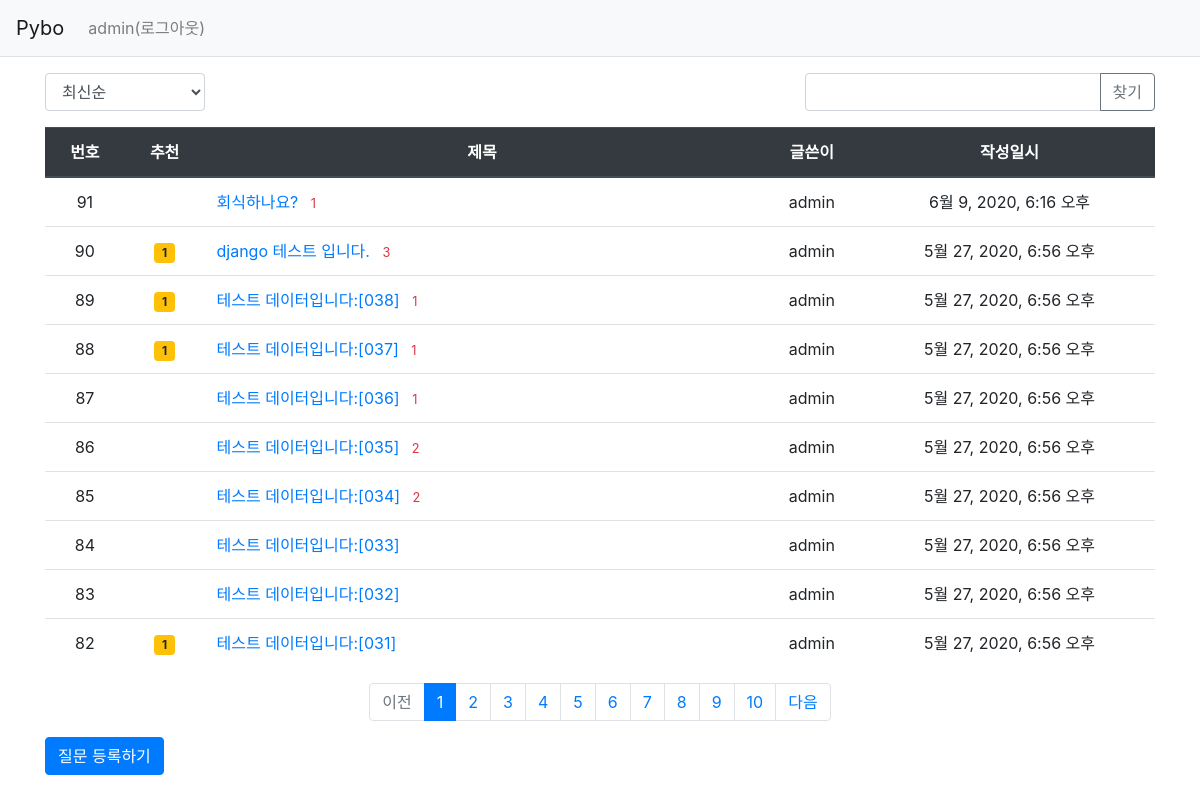
The app's page /pybo/ (signed in) with its own data.
### pybo/models.py (models this page shows, shortened)
class Question(models.Model):
    author = models.ForeignKey(User, on_delete=models.CASCADE, related_name='author_question')
    subject = models.CharField(max_length=200)
    content = models.TextField()
    create_date = models.DateTimeField()
    modify_date = models.DateTimeField(null=True, blank=True)
    voter = models.ManyToManyField(User, related_name='voter_question') #voter 추가

### pybo/views/base_views.py (the view, shortened to what this page needs)
# urls.py: path('', base_views.index, name='index'),  # '/'에 해당되는 path
def index(request):
    page = request.GET.get('page', '1') #페이지
    kw = request.GET.get('kw', '')
    so = request.GET.get('so', 'recent') #정렬기준
    if so == 'recommend':
        question_list = Question.objects.annotate(num_voter=Count('voter')).order_by('-num_voter', '-create_date')
    elif so == 'popular':
        question_list = Question.objects.annotate(num_answer=Count('answer')).order_by('-num_answer', '-create_date')
    else:  #recent
        question_list = Question.objects.order_by('-create_date')
    paginator = Paginator(question_list, 10)  # 페이지당 10개씩 보여주기
    page_obj = paginator.get_page(page)
    context = {'question_list': page_obj, 'page': page, 'kw': kw, 'so': so}  #page와 kw가 추가되었다. #so 추가
    return render(request, 'pybo/question_list.html', context)

### pybo/templatetags/pybo_filter.py (called while the page is built)
@register.filter
def sub(value, arg):
    return value - arg

### templates/pybo/question_list.html (shortened to what this page needs)
{% extends 'base.html' %}
{% load pybo_filter %}
{% block content %}
<div class ="container my-3">
    <div class="row justify-content-between my-3">
        <div class="col-2">
            <select class="form-control so">
                <option value="recent" {% if so == 'recent' %}selected{% endif %}>최신순</option>
            </select>
        </div>
        <div class="col-4 input-group">
            <input type="text" class="form-control kw" value="{{ kw|default_if_none:'' }}">
                <div class="input-group-append">
                    <button class="btn btn-outline-secondary" type="button" id="btn_search">찾기</button>
                </div>
        </div>
    </div>
    <table class="table">
        <thead>
        <tr class=" text-center thead-dark">
            <th>번호</th>
            <th>추천</th>
            <th style="width:50%">제목</th>
            <th>글쓴이</th>
            <th>작성일시</th>
        </tr>
        </thead>
        <tbody>
        {% if question_list %}
        {% for question in question_list %}
        <tr class="text-center">
            <td>
                {{ question_list.paginator.count|sub:question_list.start_index|sub:forloop.counter0|add:1}}
            </td>
            <td>
                {% if question.voter.all.count > 0 %}
                <span class="badge badge-warning px-2 py-1">{{ question.voter.all.count }}</span>
                {% endif %}
            </td>
            <td class="text-left">
                 <a href="{% url 'pybo:detail' question.id %}">{{ question.subject }}</a>
                {%  if question.answer_set.count > 0 %}
                <span class="text-danger small ml-2">{{ question.answer_set.count }}</span>
                {% endif %}
            </td>
            <td>{{ question.author.username }}</td>
            <td>{{ question.create_date }}</td>
        </tr>
        {% endfor %}
        {% else %}
        <tr>
            <td colspan="3">질문이 없습니다.</td>
        </tr>
        {% endif %}
        </tbody>
    </table>
    <ul class="pagination justify-content-center">
        {% if question_list.has_previous %}
        <li class="page-item">
            <a class="page-link" data-page="{{ question_list.previous_page_number }}" href="#">이전</a>
        </li>
        {% else %}
        <li class ="page-item disabled">
            <a class="page-link" tabindex="-1" aria-disabled="true" href="#">이전</a>
        </li>
        {% endif %}
        {% for page_number in question_list.paginator.page_range %}
        {% if question_list.number|add:-5 <= page_number <= question_list.number|add:5 %}
            {% if page_number == question_list.number %}
            <li class="page-item active" aria-current="page">
                <a class="page-link" data-page="{{ page_number }}" href="#">{{ page_number }}</a>
            </li>
            {% else %}
            <li class="page-item">
                <a class ="page-link" data-page="{{ page_number }}" href="#">{{ page_number }}</a>
            </li>
            {% endif %}
        {% endif %}
        {% endfor %}
        {% if question_list.has_next %}
        <li class="page-item">
            <a class="page-link" data-page="{{ question_list.next_page_number }}" href="#">다음</a>
        </li>
        {% else %}
        <li class="page-item disabled">
            <a class="page-link" tabindex="-1" aria-disabled="true" href="#">다음</a>
        </li>
        {% endif %}
    </ul>
    <a href="{% url 'pybo:question_create' %}" class="btn btn-primary">질문 등록하기</a>
</div>
{% endblock %}

### templates/navbar.html (shortened to what this page needs)
<nav class="navbar navbar-expand-lg navbar-light bg-light border-bottom">
    <a class="navbar-brand" href="{% url 'pybo:index' %}">Pybo</a>
    <div class="collapse navbar-collapse flex-grow-0" id="navbarNav">
        <ul class="navbar-nav">
            <li class="nav-item ">
                {% if user.is_authenticated %}
                <a class="nav-link" href="{% url 'common:logout' %}">{{ user.username }}(로그아웃)</a>
                {% else %}
                <a class="nav-link" href="{% url 'common:login' %}">로그인</a>
                {% endif %}
            </li>
        </ul>
    </div>
</nav>

### records on screen
Question: paginator.count|sub "91", subject "회식하나요?", answer_set.count "1", author.username "admin", create_date "6월 9, 2020, 6:16 오후"
Question: paginator.count|sub "90", voter.all.count "1", subject "django 테스트 입니다.", answer_set.count "3", author.username "admin", create_date "5월 27, 2020, 6:56 오후"
Question: paginator.count|sub "89", voter.all.count "1", subject "테스트 데이터입니다:[038]", answer_set.count "1", author.username "admin", create_date "5월 27, 2020, 6:56 오후"
Question: paginator.count|sub "88", voter.all.count "1", subject "테스트 데이터입니다:[037]", answer_set.count "1", author.username "admin", create_date "5월 27, 2020, 6:56 오후"
Question: paginator.count|sub "87", subject "테스트 데이터입니다:[036]", answer_set.count "1", author.username "admin", create_date "5월 27, 2020, 6:56 오후"
Question: paginator.count|sub "86", subject "테스트 데이터입니다:[035]", answer_set.count "2", author.username "admin", create_date "5월 27, 2020, 6:56 오후"
Question: paginator.count|sub "85", subject "테스트 데이터입니다:[034]", answer_set.count "2", author.username "admin", create_date "5월 27, 2020, 6:56 오후"
Question: paginator.count|sub "84", subject "테스트 데이터입니다:[033]", author.username "admin", create_date "5월 27, 2020, 6:56 오후"
Question: paginator.count|sub "83", subject "테스트 데이터입니다:[032]", author.username "admin", create_date "5월 27, 2020, 6:56 오후"
Question: paginator.count|sub "82", voter.all.count "1", subject "테스트 데이터입니다:[031]", author.username "admin", create_date "5월 27, 2020, 6:56 오후"

### other values on screen
{{ user.username }} "admin"
{{ page_number }} "1"
{{ page_number }} "2" "3" "4" "5" "6" "7" "8" "9" "10"
